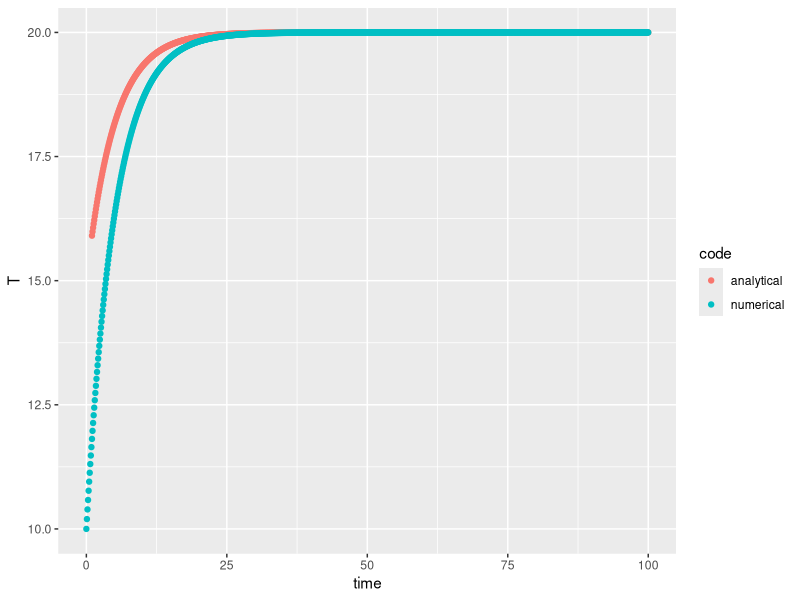
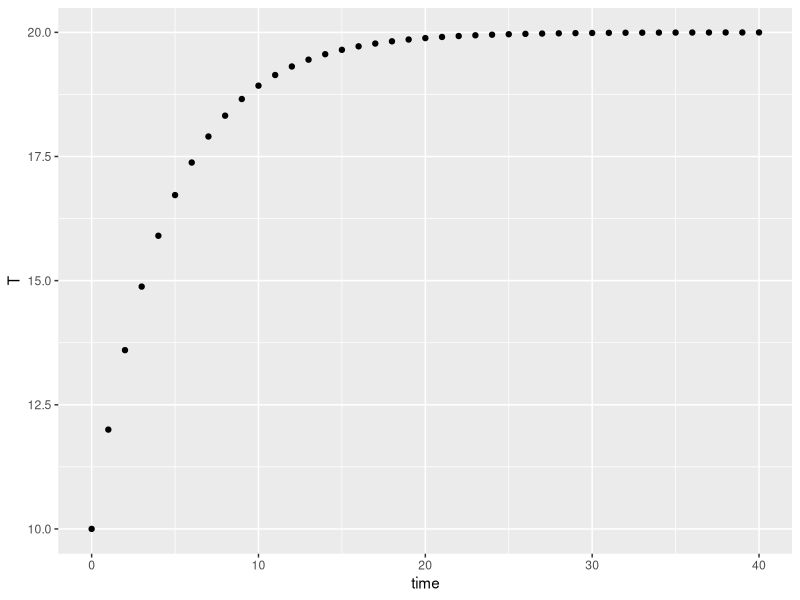
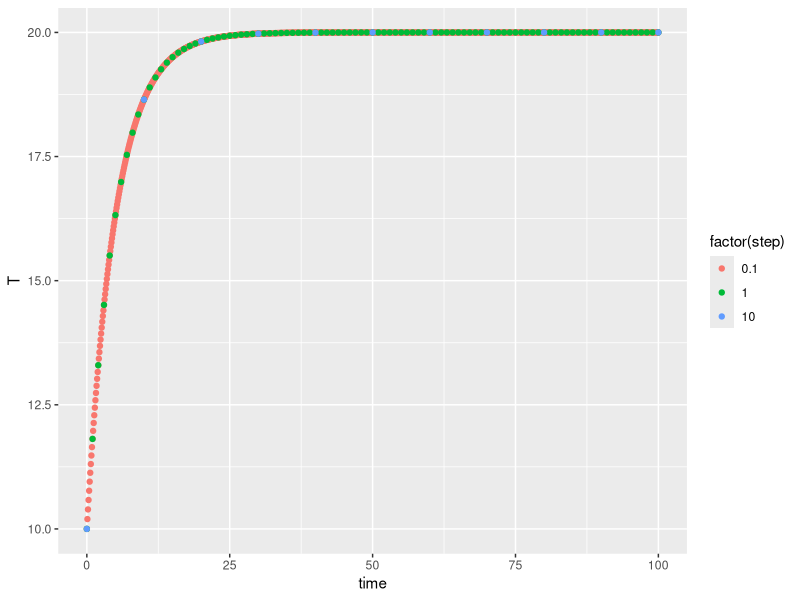
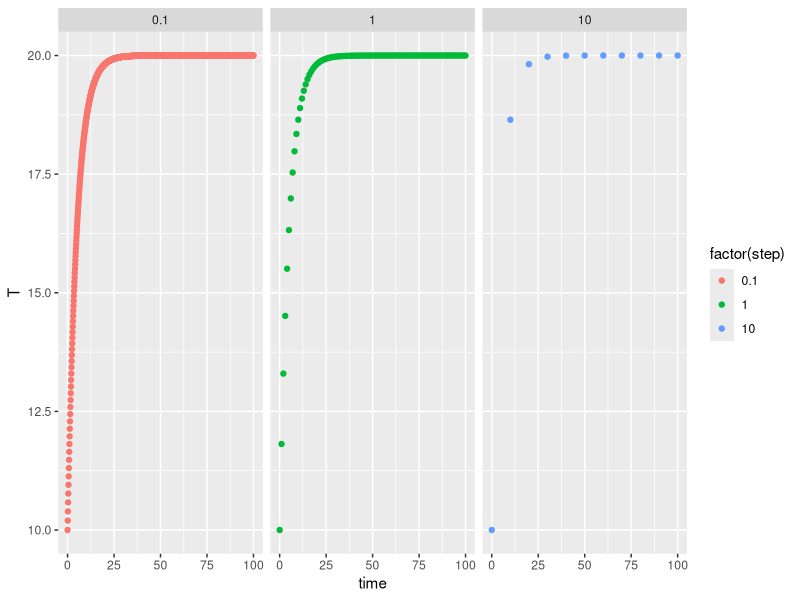
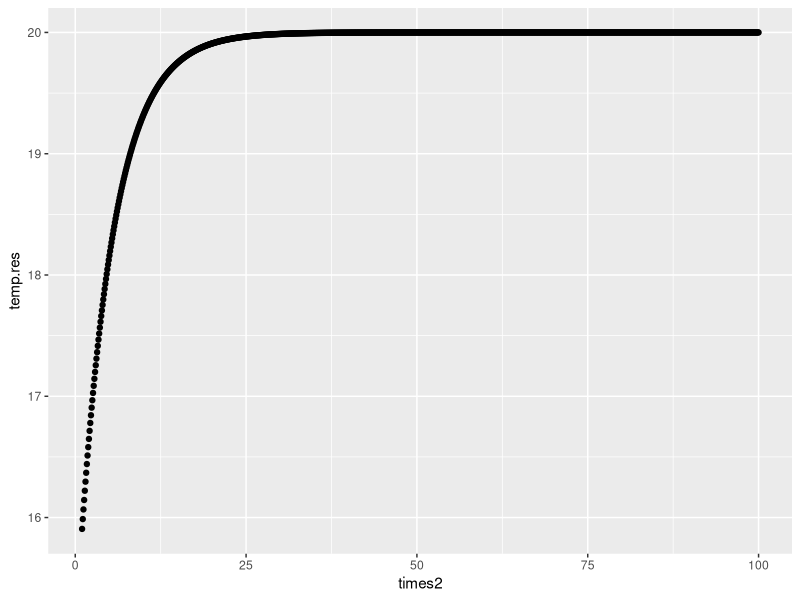

The R source for these figures, in order:
# Complexity Explorer - Introduction to Differential Equations - Unit 2 Homework
# URL: https://www.complexityexplorer.org/tutorials/31-introduction-to-differential-equations/segments/incomplete?summary
# Date: 29/03/17
# Updated: 05/04/17, 28/04/17, 16/06/17, 12/09/17
# Author: BGS

# Q3. (Advanced) Write a program that implements Euler's method for the main 
# example of this unit, dT/dt= 0.2 * (20 - T).
# Some things to try out or experiment with:
# (i) Have your program produce a plot of your Euler solution.
# (ii) Make plots of the Euler solutions for several different values of delta t.
# (iii) Compare the Euler solution with the exact solution
# T(t) = 20 - 5e^[-0.2t].
# (This analytic result is obtained via calculus, using T(0) = 15.)

################################################################################
  # LOAD LIBRARIES, DIRECTORIES AND GENERAL PARAMETERS (Colour, shape in plots)
################################################################################

  # load libraries
  library(deSolve)
  library(ggplot2)
  library(reshape2)

  # Set working directory 
  setwd(" ") # Insert working directory location
  
  # load data
  #load("CS.IDE.unit2.RData") # Uncomment this line if you want to load data 

################################################################################
  # PARAMETERS
################################################################################

  parameters <- c(x <- 0.2,
                  y <- 20)
  
################################################################################
  # STATE VARIABLES - ENSURE assignment operator is '=' NOT '<-' within 'state'
################################################################################
  
  state <- c(T = 10)
  
################################################################################
  # MODEL
################################################################################
  
  temp <- function (t, state, parameters){
    with(as.list(c(state, parameters)),{ #this line converts the 'state' and 
                                         #'parameter' vectors to lists
      #rate of change
      dT <- x * (y - T)
      # return the rates of change
      return(list(dT))
    })  #end with list
  }

  # Q3(i)
  # Define times over which simulation is run
  # TIME OF SIMULATION
  times1 <- seq(0,40, by = 1)
  
  # Q3(ii)
  # Now define the vector of timesteps to try:
  stepvec <- c(0.1,1.0,10)
  
  # and define a list to hold the results:
  res <- vector(length(stepvec),mode="list")
  
  # take each value of 'x' and create a sequence dependent on 'x'
  for(k in seq_along(stepvec)){
    res[[k]] <- ode(y=state, 
                    times=(seq(0,100,by=stepvec[k])),
                    func=temp,
                    parms=parameters)
  }
  
################################################################################
  # OUTPUT
################################################################################
  
  # Q3(i) - 'out' is the dataframe containing the results for Q3(i)
  out <- ode(state, times1, temp, parameters, method = rkMethod("euler"))
  df.out <- as.data.frame(out)
  
  # Q3(ii) - 'dd' is the dataframe containing the results for Q3(ii)
  names(res) <- stepvec  ## to get stepvec values incorporated in results
  dd <- dplyr::bind_rows(lapply(res,as.data.frame),.id="step")
  dd$step <- as.numeric(dd$step)
  
################################################################################
  # ANALYTIC RESULT 
################################################################################
  
  # time vector
  times2 <- seq(1,100,0.1)
  
  # function
  temp.analy <- function(y){
    T = 20 - (5 * (exp(-0.2 * y)))
    print(T)
  }
  
  # using sapply to apply 'temp.analy' over time vector 'y'
  temp.res <- sapply(times2, temp.analy)
  
  # changes to ANALYTICAL dataset for combing with numerical
  temp.res2 <- cbind.data.frame(times2,temp.res)
  colnames(temp.res2) <- c("time","T")
  temp.res2["code"] <- "analytical"
  
  # changes to NUMERICAL dataset for combing with analytical
  dd.sub <- (dd[1:1001,])
  dd.sub <- dd.sub[,-1]
  dd.sub["code"] <- "numerical" 
  
  # combine ANALYTICAL dataset (by row) with NUMERICAL dataset
  comb.d <- rbind.data.frame(temp.res2,dd.sub)

################################################################################
  # PLOTTING
################################################################################
  
  #Q3(i)
  temp.p <- ggplot(df.out, aes(time,T)) + 
  geom_point()
  
  #Q3(ii)
  temp.p2 <- ggplot(dd, aes(time,T,colour=factor(step))) + 
    geom_point() +
    scale_color_discrete()
  
  #Q3(ii)
  temp.p3 <- ggplot(dd, aes(time,T,colour=factor(step))) + 
    geom_point() +
    scale_color_discrete() +
    facet_wrap(~step)
  
  # Analytic result plot
  temp.res2.p <- ggplot(temp.res2, aes(times2,temp.res)) +
    geom_point() 
  
  # Analytic versus Numerical result comparison plot
  comb.p <- ggplot(comb.d, aes(time,T,colour=code)) +
    geom_point() +
    scale_color_discrete()
   

################################################################################
  # SAVE DATA
################################################################################
  
  save.image("CS.IDE.unit2.RData")

################################################################################

################################################################################
